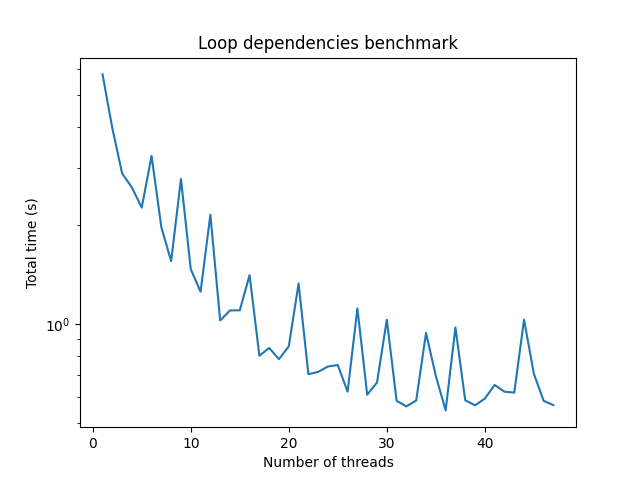

Here is the Python script that generated this plot:
import argparse
import subprocess
import matplotlib.pyplot as plt


def run(n_threads: int, exe: str) -> float:
    """
    Run the benchmark (binary in /build) for the given type and number of iterations (first arg)

    Output of the benchmark looks like this:
    ```
    [type] RunTime:  5.074952 seconds
    Final Result Sn   :  485165097.62511122 
    Result ||opt||^2_2 :  5884629305179575.000000
    ```

    """

    # run the benchmark with the given type and number of iterations set
    # OMP_NUM_THREADS env variable is set to the number of threads
    try:
        output = subprocess.check_output(
            [f"./build/{exe}", f"images/mandel_par_{n_threads}.png"],
            env={"OMP_NUM_THREADS": str(n_threads)}
        ).decode("utf-8")

    except subprocess.CalledProcessError as e:
        print(f"Error running the benchmark: {e}")
        return -1

    # parse the output and return the total time

    time = float(output.split("\n")[0].split()[-2])

    return time


def main():
    parser = argparse.ArgumentParser(prog='Scaling Benchmark')
    parser.add_argument(
        '-t', '--max_threads',
        type=int,
        default=8,
        help='Maximum number of threads'
    )
    parser.add_argument(
        '-r', '--runs',
        type=int,
        default=5,
        help='Number of runs'
    )

    args = parser.parse_args()

    n_threads = list(range(1, args.max_threads + 1))

    # run sequential version
    times = []
    for i in range(args.runs):
        time = run(1, "recur_seq")
        print(f"Sequential run {i + 1}: {time}")
        times.append(time)

    print(f"Sequential average: {sum(times) / len(times)}")

    times = []
    for threads in n_threads:
        time = run(i, "recur_omp")
        print(f"Parallel run {threads + 1}: {time}")
        times.append((time, threads))

    plt.plot([i[1] for i in times], [i[0] for i in times])

    plt.title("Loop dependencies benchmark")
    plt.xlabel("Number of threads")
    plt.ylabel("Total time (s)")

    plt.savefig("benchmark.png")


if __name__ == "__main__":
    main()
